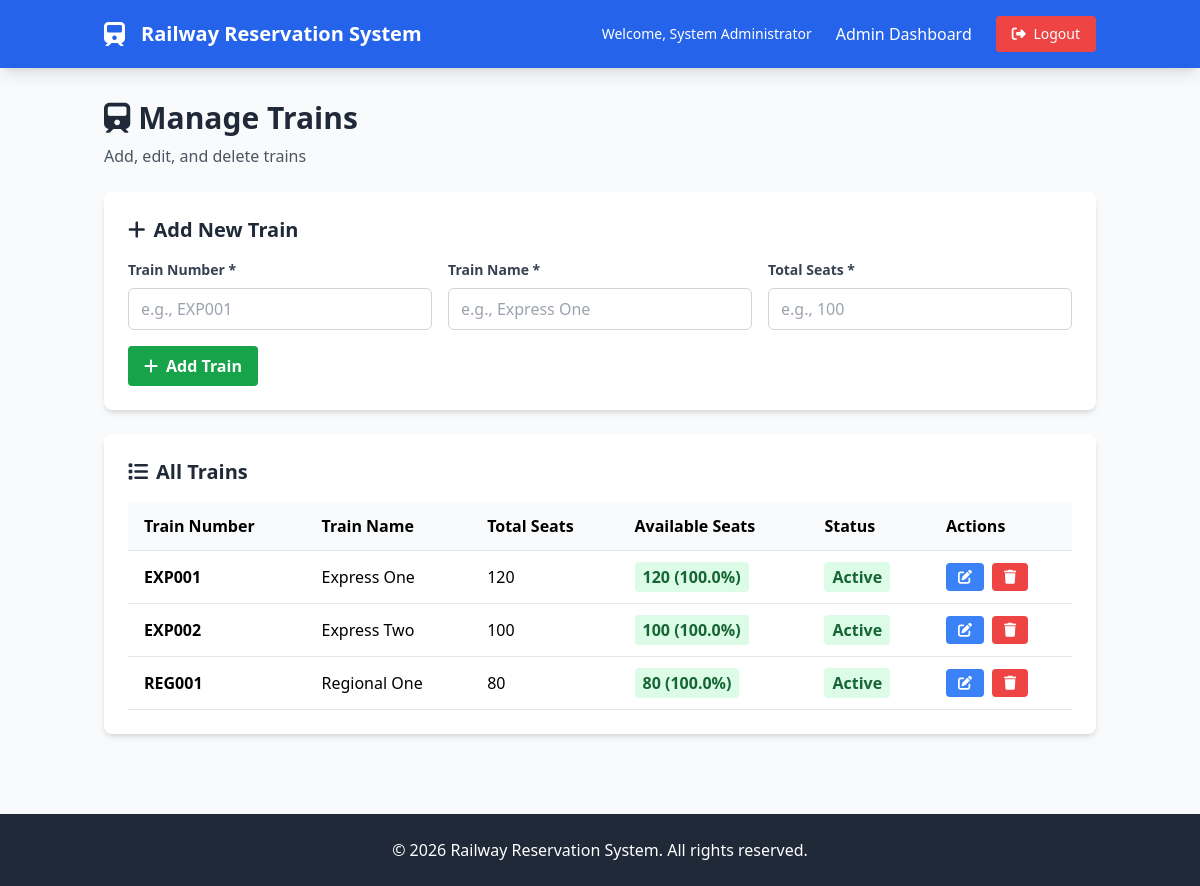
Page /admin/trains.php (signed in) on the committed database.
### tables this page shows
CREATE TABLE trains (
    id INT AUTO_INCREMENT PRIMARY KEY,
    train_number VARCHAR(20) UNIQUE NOT NULL,
    train_name VARCHAR(100) NOT NULL,
    total_seats INT NOT NULL DEFAULT 100,
    available_seats INT NOT NULL DEFAULT 100,
    status ENUM('active', 'inactive') NOT NULL DEFAULT 'active',
    created_at TIMESTAMP DEFAULT CURRENT_TIMESTAMP,
    updated_at TIMESTAMP DEFAULT CURRENT_TIMESTAMP ON UPDATE CURRENT_TIMESTAMP
);

### includes/train.php (called while the page is built, shortened)
<?php
require_once __DIR__ . '/database.php';
class Train {
    private $db;
    public function __construct() {
        $this->db = new Database();
    }
    public function getAllTrains() {
        try {
            $stmt = $this->db->prepare("SELECT * FROM trains ORDER BY train_number");
            $stmt->execute();
            return $stmt->fetchAll();
        } catch(PDOException $e) {
            error_log("Get trains error: " . $e->getMessage());
            return [];
        }
    }
}
?>

### includes/database.php (called while the page is built, shortened)
<?php
class Database {
    private $host = DB_HOST;
    private $db_name = DB_NAME;
    private $username = DB_USER;
    private $password = DB_PASS;
    public function connect() {
        $this->conn = null;
        try {
            $this->conn = new PDO(
                "mysql:host=" . $this->host . ";dbname=" . $this->db_name,
                $this->username,
                $this->password
            );
            $this->conn->setAttribute(PDO::ATTR_ERRMODE, PDO::ERRMODE_EXCEPTION);
            $this->conn->setAttribute(PDO::ATTR_DEFAULT_FETCH_MODE, PDO::FETCH_ASSOC);
        } catch(PDOException $e) {
            echo "Connection error: " . $e->getMessage();
        }
        return $this->conn;
    }
    public function prepare($sql) {
        return $this->connect()->prepare($sql);
    }
}
?>

### admin/trains.php (the view, shortened to what this page needs)
<?php
require_once '../includes/train.php';
$train = new Train();
$trains = $train->getAllTrains();
$editing_train = null;
$content = '
<div class="mb-6">
    <h1 class="text-3xl font-bold text-gray-800">
        <i class="fas fa-train mr-2"></i>Manage Trains
    </h1>
    <p class="text-gray-600 mt-2">Add, edit, and delete trains</p>
</div>';
if ($editing_train) {
    $content .= '
<div class="bg-white rounded-lg shadow-md p-6 mb-6">
    <h2 class="text-xl font-bold mb-4 text-gray-800">
        <i class="fas fa-edit mr-2"></i>Edit Train
    </h2>
    <form method="POST" action="">
        <input type="hidden" name="action" value="update">
        <input type="hidden" name="train_id" value="' . $editing_train['id'] . '">
        <div class="grid grid-cols-1 md:grid-cols-2 gap-4">
            <div>
                <label for="train_number" class="block text-gray-700 text-sm font-bold mb-2">Train Number *</label>
                <input type="text" id="train_number" name="train_number" required
                       value="' . htmlspecialchars($editing_train['train_number']) . '"
                       class="w-full px-3 py-2 border border-gray-300 rounded-md focus:outline-none focus:ring-2 focus:ring-blue-500">
            </div>
            <div>
                <label for="train_name" class="block text-gray-700 text-sm font-bold mb-2">Train Name *</label>
                <input type="text" id="train_name" name="train_name" required
                       value="' . htmlspecialchars($editing_train['train_name']) . '"
                       class="w-full px-3 py-2 border border-gray-300 rounded-md focus:outline-none focus:ring-2 focus:ring-blue-500">
            </div>
            <div>
                <label for="total_seats" class="block text-gray-700 text-sm font-bold mb-2">Total Seats *</label>
                <input type="number" id="total_seats" name="total_seats" required min="1"
                       value="' . $editing_train['total_seats'] . '"
                       class="w-full px-3 py-2 border border-gray-300 rounded-md focus:outline-none focus:ring-2 focus:ring-blue-500">
            </div>
            <div>
                <label for="status" class="block text-gray-700 text-sm font-bold mb-2">Status</label>
                <select id="status" name="status"
                        class="w-full px-3 py-2 border border-gray-300 rounded-md focus:outline-none focus:ring-2 focus:ring-blue-500">
                    <option value="active" ' . ($editing_train['status'] === 'active' ? 'selected' : '') . '>Active</option>
                    <option value="inactive" ' . ($editing_train['status'] === 'inactive' ? 'selected' : '') . '>Inactive</option>
                </select>
            </div>
        </div>
        <div class="mt-4 flex space-x-4">
            <button type="submit" class="bg-blue-600 hover:bg-blue-700 text-white font-bold py-2 px-4 rounded transition duration-300">
                <i class="fas fa-save mr-2"></i>Update Train
            </button>
            <a href="trains.php" class="bg-gray-500 hover:bg-gray-600 text-white font-bold py-2 px-4 rounded transition duration-300">
                <i class="fas fa-times mr-2"></i>Cancel
            </a>
        </div>
    </form>
</div>';
} else {
    $content .= '
<div class="bg-white rounded-lg shadow-md p-6 mb-6">
    <h2 class="text-xl font-bold mb-4 text-gray-800">
        <i class="fas fa-plus mr-2"></i>Add New Train
    </h2>
    <form method="POST" action="">
        <input type="hidden" name="action" value="create">
        <div class="grid grid-cols-1 md:grid-cols-3 gap-4">
            <div>
                <label for="train_number" class="block text-gray-700 text-sm font-bold mb-2">Train Number *</label>
                <input type="text" id="train_number" name="train_number" required
                       placeholder="e.g., EXP001"
                       class="w-full px-3 py-2 border border-gray-300 rounded-md focus:outline-none focus:ring-2 focus:ring-blue-500">
            </div>
            <div>
                <label for="train_name" class="block text-gray-700 text-sm font-bold mb-2">Train Name *</label>
                <input type="text" id="train_name" name="train_name" required
                       placeholder="e.g., Express One"
                       class="w-full px-3 py-2 border border-gray-300 rounded-md focus:outline-none focus:ring-2 focus:ring-blue-500">
            </div>
            <div>
                <label for="total_seats" class="block text-gray-700 text-sm font-bold mb-2">Total Seats *</label>
                <input type="number" id="total_seats" name="total_seats" required min="1"
                       placeholder="e.g., 100"
                       class="w-full px-3 py-2 border border-gray-300 rounded-md focus:outline-none focus:ring-2 focus:ring-blue-500">
            </div>
        </div>
        <div class="mt-4">
            <button type="submit" class="bg-green-600 hover:bg-green-700 text-white font-bold py-2 px-4 rounded transition duration-300">
                <i class="fas fa-plus mr-2"></i>Add Train
            </button>
        </div>
    </form>
</div>';
}
$content .= '
<div class="bg-white rounded-lg shadow-md p-6">
    <h2 class="text-xl font-bold mb-4 text-gray-800">
        <i class="fas fa-list mr-2"></i>All Trains
    </h2>
    <div class="overflow-x-auto">
        <table class="w-full">
            <thead>
                <tr class="border-b bg-gray-50">
                    <th class="text-left py-3 px-4">Train Number</th>
                    <th class="text-left py-3 px-4">Train Name</th>
                    <th class="text-left py-3 px-4">Total Seats</th>
                    <th class="text-left py-3 px-4">Available Seats</th>
                    <th class="text-left py-3 px-4">Status</th>
                    <th class="text-left py-3 px-4">Actions</th>
                </tr>
            </thead>
            <tbody>';
if (!empty($trains)) {
    foreach ($trains as $t) {
        $status_color = $t['status'] === 'active' ? 'green' : 'red';
        $seats_percentage = ($t['total_seats'] > 0) ? ($t['available_seats'] / $t['total_seats']) * 100 : 0;
        $seats_color = $seats_percentage > 50 ? 'green' : ($seats_percentage > 20 ? 'yellow' : 'red');
        $content .= '
                <tr class="border-b hover:bg-gray-50">
                    <td class="py-3 px-4 font-semibold">' . htmlspecialchars($t['train_number']) . '</td>
                    <td class="py-3 px-4">' . htmlspecialchars($t['train_name']) . '</td>
                    <td class="py-3 px-4">' . $t['total_seats'] . '</td>
                    <td class="py-3 px-4">
                        <span class="bg-' . $seats_color . '-100 text-' . $seats_color . '-800 font-semibold px-2 py-1 rounded">
                            ' . $t['available_seats'] . ' (' . number_format($seats_percentage, 1) . '%)
                        </span>
                    </td>
                    <td class="py-3 px-4">
                        <span class="bg-' . $status_color . '-100 text-' . $status_color . '-800 font-semibold px-2 py-1 rounded">
                            ' . ucfirst($t['status']) . '
                        </span>
                    </td>
                    <td class="py-3 px-4">
                        <div class="flex space-x-2">
                            <a href="?edit=' . $t['id'] . '" class="bg-blue-500 hover:bg-blue-600 text-white px-3 py-1 rounded text-sm transition duration-300">
                                <i class="fas fa-edit"></i>
                            </a>
                            <form method="POST" action="" class="inline" onsubmit="return confirm(\'Are you sure you want to delete this train?\')">
                                <input type="hidden" name="action" value="delete">
                                <input type="hidden" name="train_id" value="' . $t['id'] . '">
                                <button type="submit" class="bg-red-500 hover:bg-red-600 text-white px-3 py-1 rounded text-sm transition duration-300">
                                    <i class="fas fa-trash"></i>
                                </button>
                            </form>
                        </div>
                    </td>
                </tr>';
    }
} else {
    $content .= '
                <tr>
                    <td colspan="6" class="text-center py-8 text-gray-500">No trains found</td>
                </tr>';
}
$content .= '
            </tbody>
        </table>
    </div>
</div>';
require_once '../includes/header.php';
?>

### rows in the picture
trains: train_number "EXP001", train_name "Express One", total_seats "120", available_seats "120", seats_percentage "100.0", status "Active"
trains: train_number "EXP002", train_name "Express Two", total_seats "100", available_seats "100", seats_percentage "100.0", status "Active"
trains: train_number "REG001", train_name "Regional One", total_seats "80", available_seats "80", seats_percentage "100.0", status "Active"

### other values in the picture
$_SESSION['full_name'] "System Administrator"
